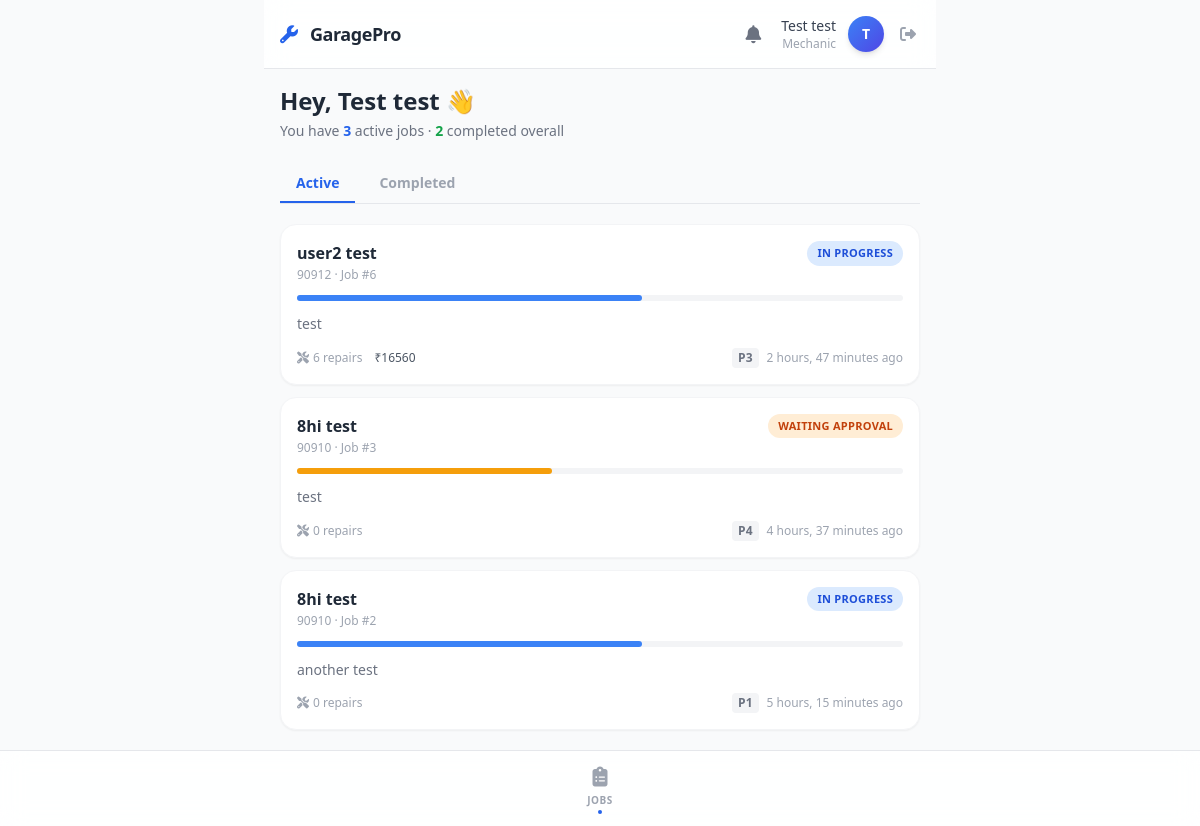
/mechanic/jobs/ (signed in), run on the app's committed database.
### accounts/models.py (models this page shows, shortened)
class User(AbstractUser, TimeStampedModel):
    ROLE_CHOICES = [
        ('ADMIN', 'Admin'),
        ('MANAGER', 'Manager'),
        ('MECHANIC', 'Mechanic'),
        ('CUSTOMER', 'Customer'),
    ]
    role = models.CharField(max_length=20, choices=ROLE_CHOICES)
    phone = models.CharField(max_length=20, blank=True)

### jobs/models.py (models this page shows, shortened)
class ServiceJob(TimeStampedModel, SoftDeleteModel):
    STATUS_CHOICES = [
        ('RECEIVED', 'Received'),
        ('DIAGNOSING', 'Diagnosing'),
        ('WAITING_APPROVAL', 'Waiting Approval'),
        ('IN_PROGRESS', 'In Progress'),
        ('COMPLETED', 'Completed'),
        ('DELIVERED', 'Delivered'),
        ('CANCELLED', 'Cancelled'),
    ]
    vehicle = models.ForeignKey('customers.Vehicle', on_delete=models.CASCADE, related_name="jobs")
    assigned_mechanic = models.ForeignKey(
        settings.AUTH_USER_MODEL,
        on_delete=models.SET_NULL,
        null=True,
        limit_choices_to={'role': 'MECHANIC'}
    )
    status = models.CharField(max_length=30, choices=STATUS_CHOICES, default='RECEIVED')
    problem_description = models.TextField()
    estimated_completion = models.DateTimeField(null=True, blank=True)
    priority = models.IntegerField(default=1)
    completed_at = models.DateTimeField(null=True, blank=True)
    delivered_at = models.DateTimeField(null=True, blank=True)
    VALID_TRANSITIONS = {
        'RECEIVED': ['DIAGNOSING', 'CANCELLED'],
    'DIAGNOSING': ['WAITING_APPROVAL', 'CANCELLED'],
    'WAITING_APPROVAL': ['IN_PROGRESS', 'CANCELLED'],
    'IN_PROGRESS': ['COMPLETED', 'CANCELLED', 'WAITING_APPROVAL'],
    'COMPLETED': ['DELIVERED'],
    'DELIVERED': [],
    'CANCELLED': [],
}

### customers/models.py (models this page shows, shortened)
class Vehicle(TimeStampedModel, SoftDeleteModel):
    customer = models.ForeignKey(Customer, on_delete=models.CASCADE, related_name="vehicles")
    registration_number = models.CharField(max_length=50, unique=True, db_index=True)
    make = models.CharField(max_length=100)
    model = models.CharField(max_length=100)
    year = models.IntegerField()
    vin = models.CharField(max_length=100, blank=True)

### jobs/views.py (the view)
# urls.py: path('mechanic/jobs/', job_views.mechanic_jobs, name='mechanic_jobs'),
@mechanic_required
def mechanic_jobs(request):
    jobs = ServiceJob.objects.filter(
        assigned_mechanic=request.user
    ).exclude(status__in=['DELIVERED', 'CANCELLED']).select_related(
        'vehicle__customer__user'
    ).order_by('-created_at')
    for j in jobs:
        j.repair_count = j.repairs.count()
        j.total_repair_cost = j.repairs.aggregate(total=Sum('estimated_cost'))['total'] or 0
    completed_jobs = ServiceJob.objects.filter(
        assigned_mechanic=request.user, status__in=['COMPLETED', 'DELIVERED']
    ).select_related('vehicle').order_by('-completed_at')[:10]
    total_completed = ServiceJob.objects.filter(
        assigned_mechanic=request.user, status__in=['COMPLETED', 'DELIVERED']
    ).count()
    return render(request, 'mechanic/jobs_list.html', {
        'jobs': jobs, 'completed_jobs': completed_jobs,
        'active_count': jobs.count(),
        'total_completed': total_completed,
    })

### notifications/context_processors.py (called while the page is built)
def user_notifications(request):
    if request.user.is_authenticated:
        unread_count = request.user.notifications.filter(is_read=False).count()
        latest_notifications = request.user.notifications.all()[:5]
        return {
            'unread_notifications_count': unread_count,
            'latest_notifications': latest_notifications
        }
    return {}

### templates/mechanic/jobs_list.html (shortened to what this page needs)
{% extends 'base_app.html' %}
{% block nav_jobs %}bnav-active{% endblock %}
{% block content %}
<div class="mb-6">
    <h1 class="text-2xl font-bold text-gray-800">Hey, {{ user.get_full_name|default:user.username }} 👋</h1>
    <p class="text-gray-500 text-sm mt-1">You have <span class="font-bold text-blue-600">{{ active_count }}</span>
        active job{{ active_count|pluralize }} · <span class="text-green-600 font-bold">{{ total_completed }}</span>
        completed overall</p>
</div>
<div class="flex gap-2 mb-5 border-b border-gray-200" id="tabs">
    <button onclick="switchTab('active')" id="tab-active"
        class="px-4 py-2 text-sm font-semibold border-b-2 border-blue-600 text-blue-600 transition">Active</button>
    <button onclick="switchTab('completed')" id="tab-completed"
        class="px-4 py-2 text-sm font-semibold border-b-2 border-transparent text-gray-400 hover:text-gray-600 transition">Completed</button>
</div>
<div id="panel-active" class="space-y-3">
    {% for j in jobs %}
    <a href="{% url 'mechanic_job_detail' j.pk %}"
        class="block bg-white rounded-2xl shadow-sm border border-gray-100 p-4 hover:shadow-md transition animate-slide-up">
        <div class="flex justify-between items-start mb-3">
            <div>
                <div class="font-bold text-gray-800">{{ j.vehicle.make }} {{ j.vehicle.model }}</div>
                <div class="text-xs text-gray-400 mt-0.5">{{ j.vehicle.registration_number }} · Job #{{ j.id }}</div>
            </div>
            <span class="px-2.5 py-1 text-[11px] rounded-full font-bold uppercase tracking-wide
                {% if j.status == 'IN_PROGRESS' %}bg-blue-100 text-blue-700
                {% elif j.status == 'DIAGNOSING' %}bg-amber-100 text-amber-700
                {% elif j.status == 'WAITING_APPROVAL' %}bg-orange-100 text-orange-700
                {% else %}bg-gray-100 text-gray-600{% endif %}">
                {{ j.get_status_display }}
            </span>
        </div>
        <div class="w-full bg-gray-100 rounded-full h-1.5 mb-3">
            <div class="h-1.5 rounded-full transition-all duration-500 status-{{ j.status|lower }}"></div>
        </div>
        <p class="text-sm text-gray-500 mb-3 leading-relaxed">{{ j.problem_description|truncatechars:90 }}</p>
        <div class="flex items-center justify-between text-xs text-gray-400">
            <div class="flex items-center gap-3">
                <span><i class="fas fa-tools mr-1"></i>{{ j.repair_count }} repair{{ j.repair_count|pluralize }}</span>
                {% if j.total_repair_cost %}<span class="font-medium text-gray-600">
                    ₹{{j.total_repair_cost|floatformat:0 }}</span>{% endif %}
            </div>
            <div class="flex items-center gap-2">
                <span class="px-1.5 py-0.5 rounded bg-gray-100 font-bold text-gray-500">P{{ j.priority }}</span>
                <span>{{ j.created_at|timesince }} ago</span>
            </div>
        </div>
    </a>
    {% endfor %}
</div>
{% endblock %}

### templates/base_app.html (shortened to what this page needs)
<!DOCTYPE html>
<html lang="en">
<head>
    <script src="https://cdn.tailwindcss.com"></script>
    <link rel="stylesheet" href="https://cdnjs.cloudflare.com/ajax/libs/font-awesome/6.4.0/css/all.min.css">
</head>
<body class="bg-gray-50 font-sans leading-normal tracking-normal">
    <div class="flex flex-col min-h-screen max-w-2xl mx-auto relative">
        <header class="glass-header sticky top-0 z-30 border-b border-gray-200">
            <div class="flex items-center justify-between px-4 py-3">
                <div class="flex items-center gap-3">
                    <i class="fas fa-wrench text-blue-600 text-lg"></i>
                    <span class="font-bold text-gray-800 text-lg tracking-tight">GaragePro</span>
                </div>
                <div class="flex items-center gap-3">
                    <a href="{% if user.role == 'CUSTOMER' %}{% url 'customer_reminders' %}{% else %}{% url 'notification_list' %}{% endif %}"
                        class="relative p-2 text-gray-500 hover:text-blue-600 transition">
                        <i class="fas fa-bell text-lg"></i>
                    </a>
                    <div class="text-right hidden sm:block">
                        <div class="text-sm font-medium text-gray-700">{{ user.get_full_name|default:user.username }}
                        </div>
                        <div class="text-xs text-gray-400">{{ user.role|default:""|lower|capfirst }}</div>
                    </div>
                    <div class="relative">
                        <div
                            class="w-9 h-9 rounded-full bg-gradient-to-br from-blue-500 to-indigo-600 flex items-center justify-center text-white font-bold text-sm shadow-md">
                            {{ user.username|make_list|first|upper }}
                        </div>
                    </div>
                    <form method="post" action="{% url 'logout' %}">
                        <button type="submit" class="text-gray-400 hover:text-red-500 transition p-1" title="Logout">
                            <i class="fas fa-sign-out-alt"></i>
                        </button>
                    </form>
                </div>
            </div>
        </header>
        <main class="flex-1 px-4 pt-4 pb-24 no-scrollbar overflow-y-auto">
            {% block content %}{% endblock %}
        </main>
        <nav class="fixed bottom-0 left-0 right-0 z-40 glass-header border-t border-gray-200">
            <div class="max-w-2xl mx-auto flex justify-around items-center py-2">
                {% if user.role == 'MECHANIC' %}
                <a href="{% url 'mechanic_jobs' %}"
                    class="flex flex-col items-center py-1 px-3 text-gray-400 hover:text-blue-600 transition {% block nav_jobs %}{% endblock %}">
                    <i class="fas fa-clipboard-list text-xl mb-0.5"></i>
                    <span class="text-[10px] font-semibold uppercase tracking-wider">Jobs</span>
                    <div class="bnav-dot w-1 h-1 rounded-full bg-blue-600 mt-0.5 opacity-0 transition"></div>
                </a>
                {% endif %}
            </div>
        </nav>
    </div>
</body>
</html>

### templates/base_app.html (style rules this page uses)
.no-scrollbar { -ms-overflow-style: none; scrollbar-width: none; }
.bnav-active { color: #2563EB; }
.bnav-active .bnav-dot { opacity: 1; }
.animate-slide-up { animation: slideUp 0.3s ease-out forwards; }
.animate-slide-up:nth-child(1) { animation-delay: 0ms; }
.animate-slide-up:nth-child(2) { animation-delay: 60ms; }
.animate-slide-up:nth-child(3) { animation-delay: 120ms; }
.glass-header { background: rgba(255, 255, 255, 0.85); backdrop-filter: blur(12px); -webkit-backdrop-filter: blur(12px); }
.status-waiting_approval { width: 42%; background: #F59E0B; }
.status-in_progress { width: 57%; background: #3B82F6; }

### data on the page
User: get_full_name "Test test", role "Mechanic", username|make_list "T"
ServiceJob: vehicle.make "user2", vehicle.model "test", vehicle.registration_number "90912", id "6", status "IN PROGRESS", problem_description "test", repair_count "6", total_repair_cost "16560", priority "3", created_at "2 hours, 47 minutes"
ServiceJob: vehicle.make "8hi", vehicle.model "test", vehicle.registration_number "90910", id "3", status "WAITING APPROVAL", problem_description "test", repair_count "0", priority "4", created_at "4 hours, 37 minutes"
ServiceJob: vehicle.make "8hi", vehicle.model "test", vehicle.registration_number "90910", id "2", status "IN PROGRESS", problem_description "another test", repair_count "0", priority "1", created_at "5 hours, 15 minutes"

### other printed values
{{ active_count }} "3"
{{ total_completed }} "2"
